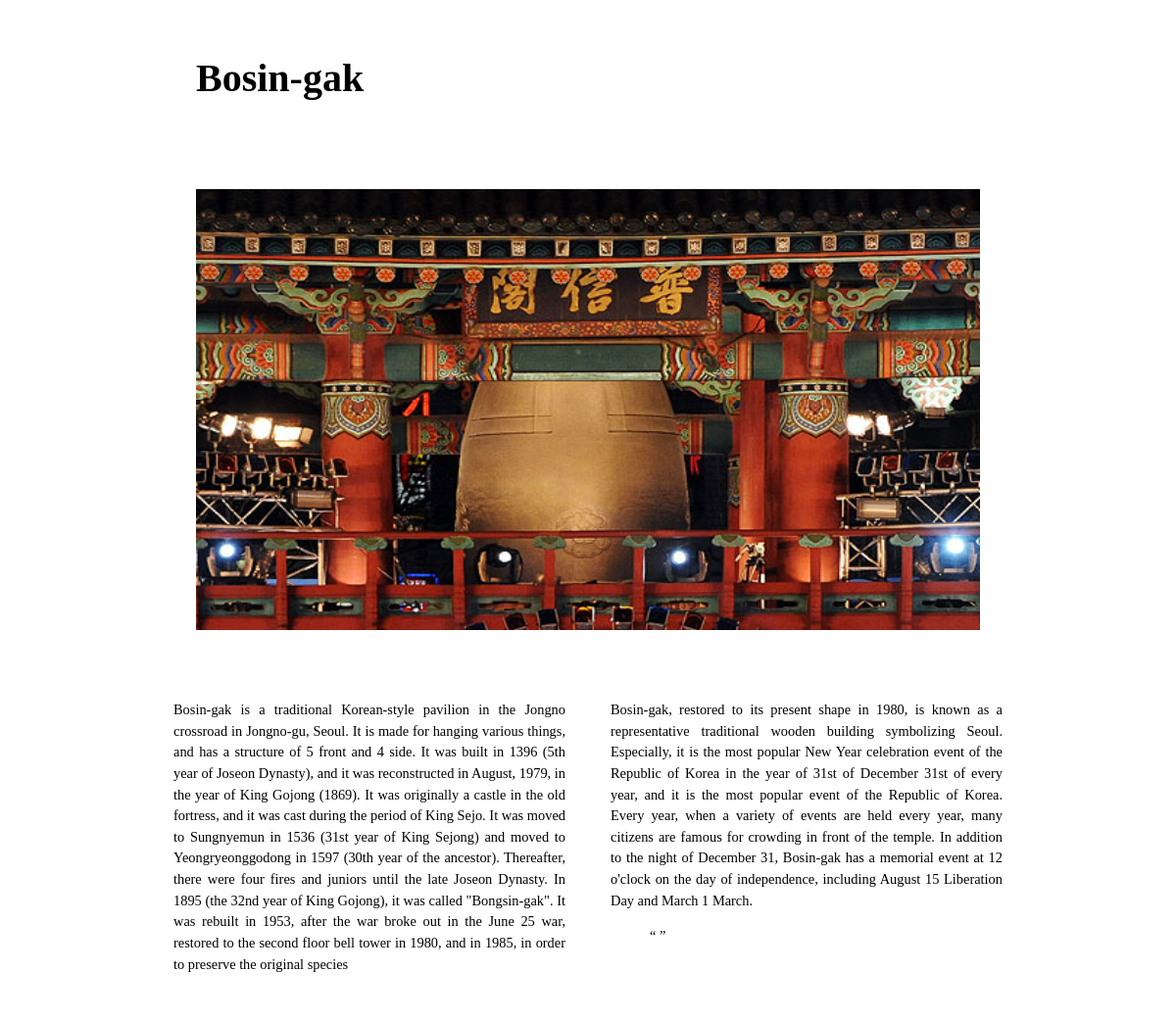
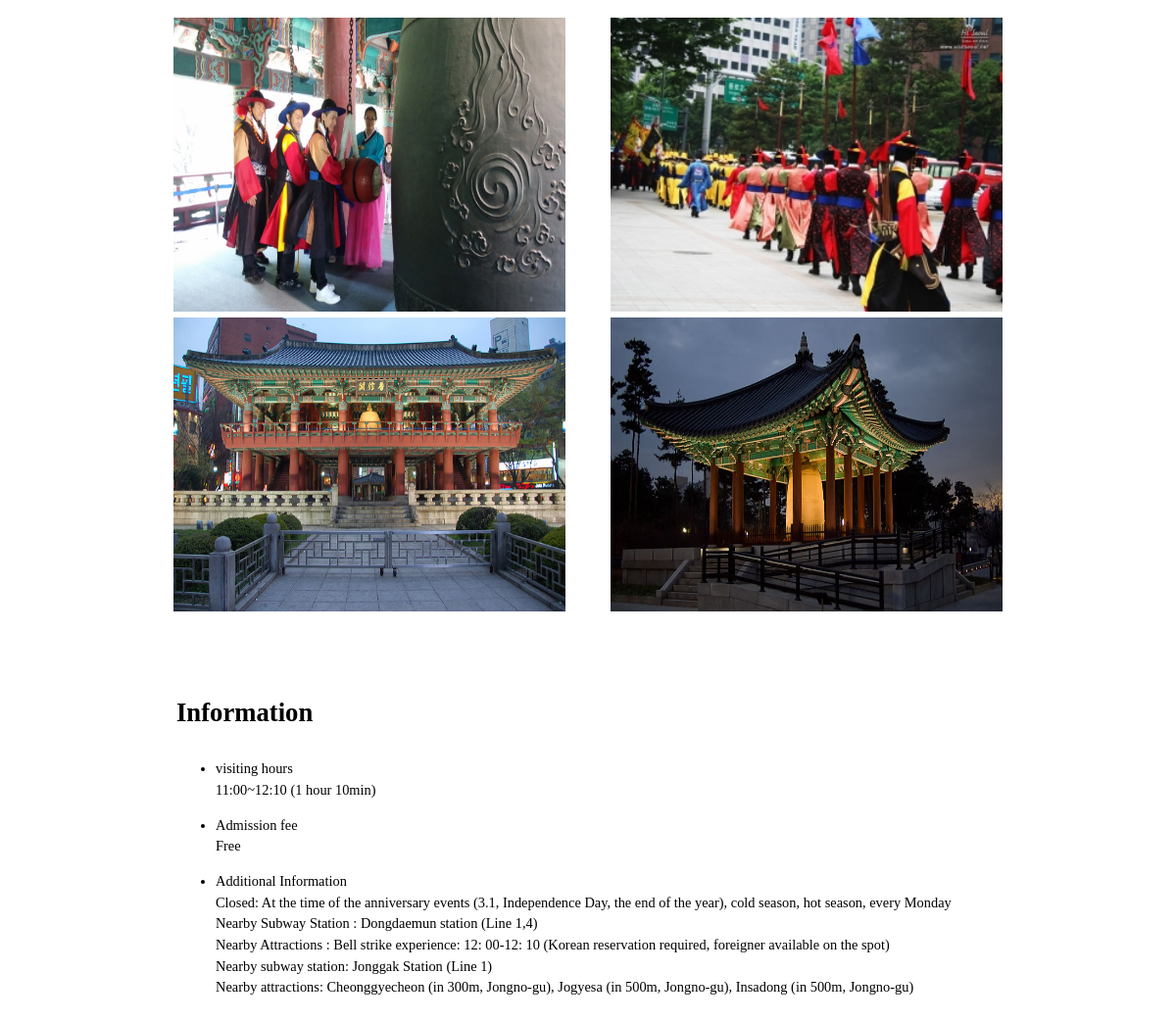
The page /sight/contentsampleeng.php?contents_name=Bosin-gak on the database its author committed (2 pictures, top to bottom).
### tables this page shows
CREATE TABLE `sight_en` (
  `sight_name` varchar(20) NOT NULL,
  `par_en1` varchar(2000) NOT NULL,
  `par_en2` varchar(2000) NOT NULL,
  `pic1` varchar(60) NOT NULL,
  `pic2` varchar(60) NOT NULL,
  `pic3` varchar(60) NOT NULL,
  `pic4` varchar(60) NOT NULL,
  `pic5` varchar(60) NOT NULL,
  `sight_time_en` varchar(1500) NOT NULL,
  `amount_en` varchar(1500) NOT NULL,
  `extrinfo` varchar(1500) NOT NULL
);

### sight/contentsampleeng.php (the view, shortened to what this page needs)
<?php
	include '../db.php';
    $val=$_GET['contents_name'];
	$sql = "SELECT * from sight_en where sight_name= '$val'";
	$ret= mysqli_query($db,$sql);
	$res = mysqli_fetch_array($ret);
	$contentR=explode("\n",$res[2]);
	$info=explode("\n",$res[8]);
	$bottom=explode("\n",$res[9]);
    $extra=explode("\n",$res[10]);
    ?>
    <!DOCTYPE html>
<html>
<head>
	<link rel="stylesheet" type="text/css" href="contentsamplecss.css">
</head>
<body>
	<section>
		<h2> <?= $res[0]; ?> </h2>
		<img class="fullimg" src=<?= $res[3] ?>>
		<div class="paragraph">
			<div class="left_paragraph">
				<p> <?= $res[1]; ?> </p>
			</div>
			<div class="right_paragraph">
				<p>  <?= $contentR[0]; ?> </p>
				<blockquote>
					<q> <?=$contentR[1]; ?></q>
					<br />
				</blockquote>
			</div>
		</div>
		<div class="paragraph">
			<div class="left_paragraph">
				<img src=<?= $res[4] ?>>
				<img src=<?= $res[5] ?>>
			</div>
			<div class="right_paragraph">
				<img src=<?= $res[6] ?>>
				<img src=<?= $res[7] ?>>
			</div>
		</div>
		<div class="paragraph">
			<h3> <?= $info[0]; ?></h3>
			<ul>
				<li>
					<dl>
						<dt> <?= $info[1]; ?></dt>
						<dt> <?= $info[2]?></dt>
					</dl>
				</li>
				<li>
					<dl>
					<?php for($i=0;$i<6;$i++){
	                    ?>
						<dt> <?= $bottom[$i]; ?></dt>
						<?php
	                }?>
					</dl>
				</li>
				<li>
					<dl>
					<?php for($i=0;$i<count($extra);$i++){
	                    ?>
						<dt> <?= $extra[$i]; ?></dt>
						<?php
	                }?>
					</dl>
				</li>
			</ul>
		</div>
	</section>
</body>
</html>

### sight/contentsamplecss.css (style rules this page uses)
body { min-height: 1800px; width: 900px; margin-left: auto; margin-right: auto; }
h2 { margin-left: 50px; font-size: 30pt; }
section { line-height: 1.5; font-size: 0.9rem; width: 900px; margin-left: auto; margin-right: auto; margin-top: 50px; }
.paragraph { overflow: hidden; margin-bottom: 50px; margin-top: 50px; }
.left_paragraph { width: 400px; text-align: justify; float: left; margin-left: 3%; word-wrap: break-word; }
.right_paragraph { width: 400px; text-align: justify; float: right; margin-left: 3%; margin-right: 3%; word-wrap: break-word; }
blockquote { margin-top: 0; margin-right: 0; margin-bottom: 0; margin-left: 1; }
.fullimg { margin-top: 50px; margin-left: 50px; width: 800px; height: 450px; }
img { margin-left: auto; margin-right: auto; width: 400px; height: 300px; }
h3 { font-size: 20pt; }
h3,ul { margin-left: 30px; }

### rows shown on the page
sight_en: sight_name "Bosin-gak", pic1 (picture), par_en1 "Bosin-gak is a traditional Korean-style pavilion in the Jongno crossroad in Jongno-gu, Seoul. It is made for hanging various things, and has a structure of 5 front and 4 side. It was built in 1396 (5th year of Joseon Dynasty), and it was reconstructed in August, 1979, in the year of King Gojong (1869). It was originally a castle in the old fortress, and it was cast during the period of King Sejo. It was moved to Sungnyemun in 1536 (31st year of King Sejong) and moved to Yeongryeonggodong in 1597 (30th year of the ancestor). Thereafter, there were four fires and juniors until the late Joseon Dynasty. In 1895 (the 32nd year of King Gojong), it was called \"Bongsin-gak\". It was rebuilt in 1953,…", par_en2 "Bosin-gak, restored to its present shape in 1980, is known as a representative traditional wooden building symbolizing Seoul. Especially, it is the most popular New Year celebration event of the Republic of Korea in the year of 31st of December 31st of every year, and it is the most popular event of the Republic of Korea. Every year, when a variety of events are held every year, many citizens are famous for crowding in front of the temple. In addition to the night of December 31, Bosin-gak has a memorial event at 12 o'clock on the day of independence, including August 15 Liberation Day and March 1 March.", pic2 (picture), pic3 (picture), pic4 (picture), pic5 (picture), sight_time_en "Information", sight_time_en "visiting hours", sight_time_en "11:00~12:10 (1 hour 10min)", amount_en "Admission fee", amount_en "Free", extrinfo "Additional Information", extrinfo "Closed: At the time of the anniversary events (3.1, Independence Day, the end of the year), cold season, hot season, every Monday", extrinfo "Nearby Subway Station : Dongdaemun station (Line 1,4)", extrinfo "Nearby Attractions : Bell strike experience: 12: 00-12: 10 (Korean reservation required, foreigner available on the spot)", extrinfo "Nearby subway station: Jonggak Station (Line 1)", extrinfo "Nearby attractions: Cheonggyecheon (in 300m, Jongno-gu), Jogyesa (in 500m, Jongno-gu), Insadong (in 500m, Jongno-gu)"
